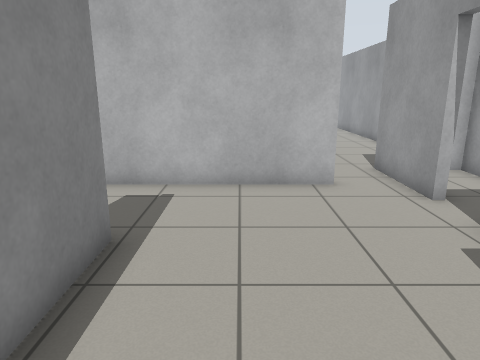
view 1 (above)

18 first-person views from a walk through a Gazebo world. The camera is 1.2 m above the floor, tilts 14° down and sees 70° across. Floor lines are 1 m apart. The floor is counted in squares, 0.5 m on a side. Each view is taken from the middle of a square. On the plan, view 1 faces up. The plan holds only what a view shows up to about 20 squares ahead; the rest is blank. Simple patterns stand in for the simulator's built-in surfaces.

view 2
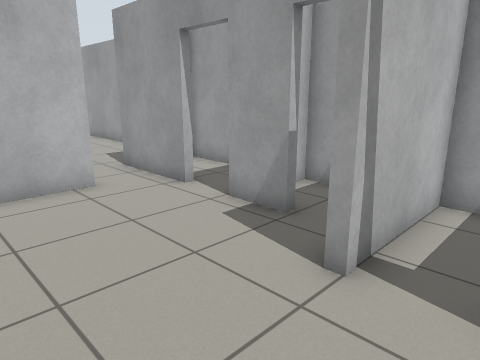

view 3
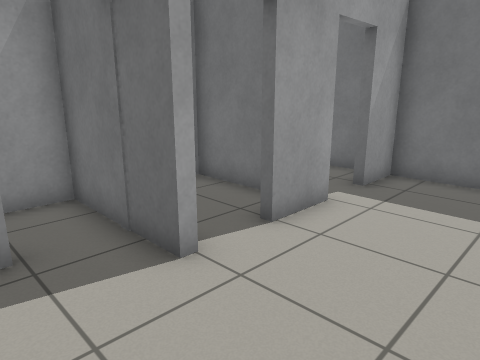

view 4
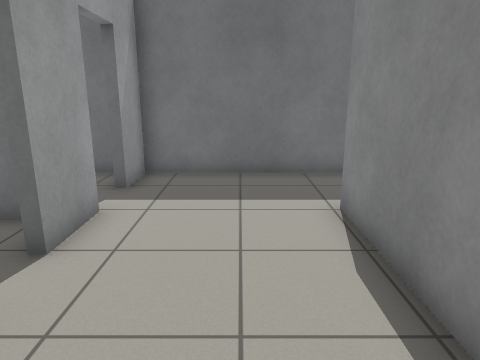

view 5
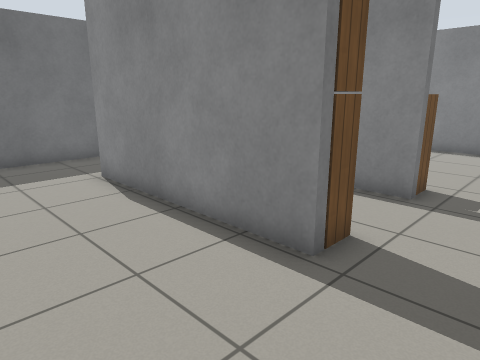

view 6
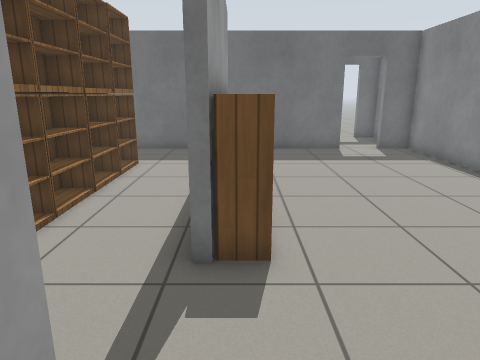

view 7
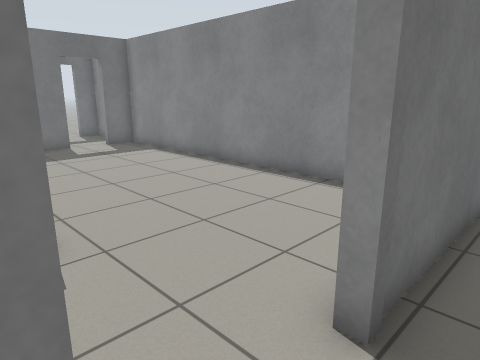

view 8
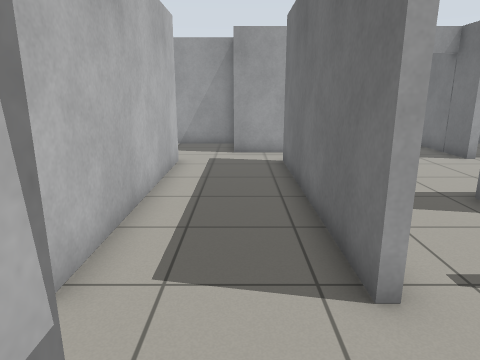

view 9
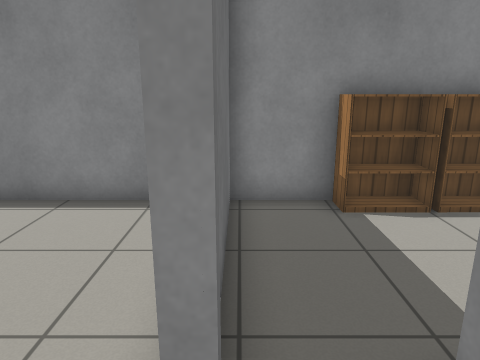

view 10
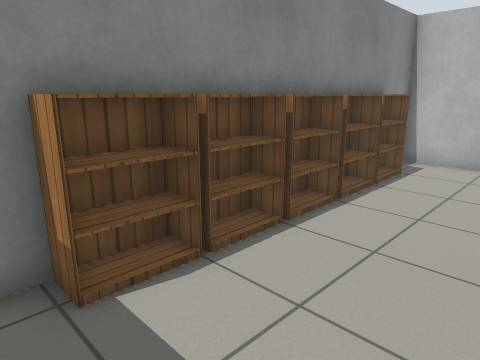

view 11
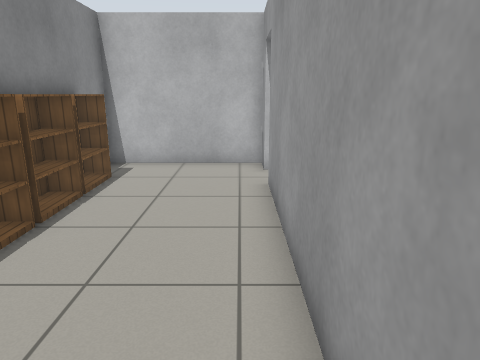

view 12
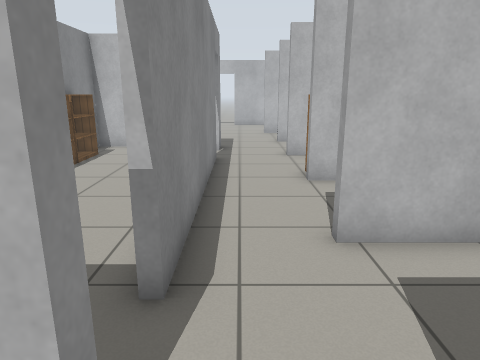

view 13
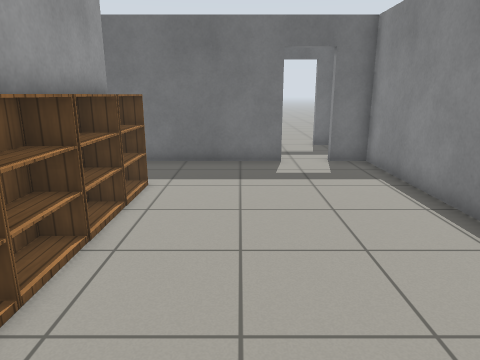

view 14
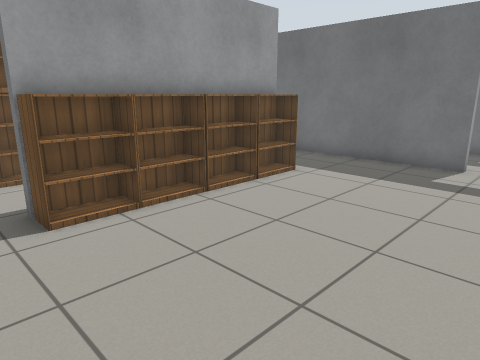

view 15
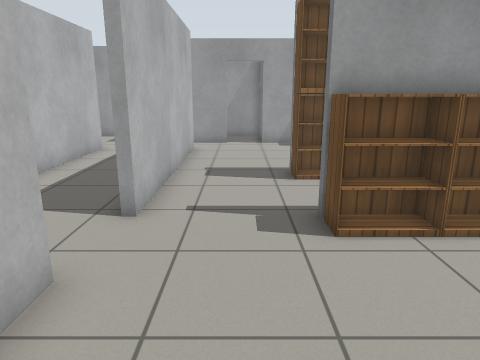

view 16
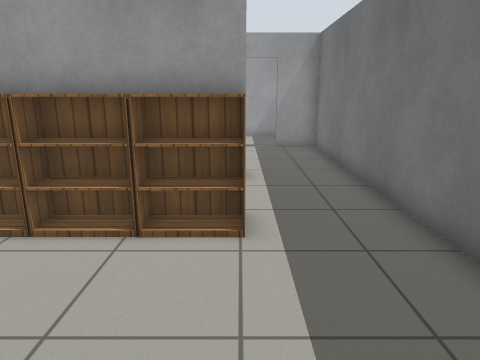

view 17
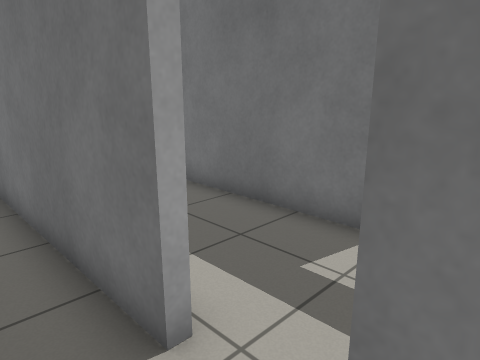

view 18
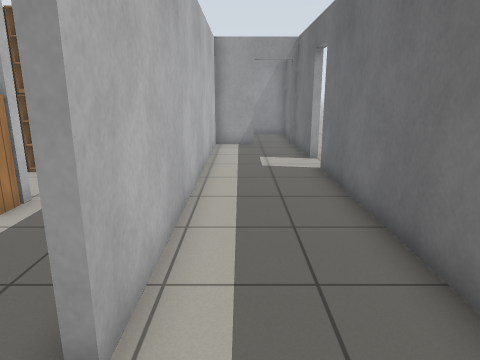

### Floor plan
Ten units are one square. View 1 is at (0, 0); x grows to the right and y downward. Boxes are objects, and circles mark ways between rooms. Rooms are numbered by the first view taken in them; rooms with no view inside come last. Other rooms are left out.
<svg viewBox="-152 -247 229 352">
<path fill="none" stroke="#000" d="M30 -20 30 -23 50 -23M45 -41 45 -58M30 20 30 -2M-22 -55 -22 21M45 -76 45 -86M26 -91 -24 -91M-25 55 30 55 30 37M26 -133 -65 -133M-64 -91 -64 -94 26 -94M-89 -98 -89 -95M45 -86 45 -114M-89 -146 -89 -116M72 -113 72 -153M-92 -129 -92 -212M-92 -230 -92 -242 -147 -242 -147 -98 -89 -98M-66 21 -66 -55M-147 -80 -147 55 -133 55M-115 55 -65 55M-89 -95 -99 -95M-9 97 30 97M-115 97 -26 97M-147 89 -147 97 -136 97M30 78 30 58 -115 58M45 -58 72 -58 72 -110M50 -23 72 -23 72 -55"/>
<rect x="-145" y="-145" width="10" height="30" fill="#bbb"><title>bookshelf</title></rect>
<rect x="-145" y="-165" width="10" height="20" fill="#bbb"><title>bookshelf</title></rect>
<rect x="-145" y="-185" width="10" height="20" fill="#bbb"><title>bookshelf</title></rect>
<rect x="-145" y="-205" width="10" height="20" fill="#bbb"><title>bookshelf</title></rect>
<rect x="-145" y="-225" width="10" height="20" fill="#bbb"><title>bookshelf</title></rect>
<rect x="-75" y="-5" width="10" height="30" fill="#bbb"><title>bookshelf</title></rect>
<rect x="-75" y="-15" width="10" height="10" fill="#bbb"><title>bookshelf</title></rect>
<rect x="-75" y="-35" width="10" height="20" fill="#bbb"><title>bookshelf</title></rect>
<rect x="-75" y="-55" width="10" height="20" fill="#bbb"><title>bookshelf</title></rect>
<circle cx="30" cy="-90" r="3" fill="#2a7"/>
<circle cx="50" cy="-65" r="3" fill="#2a7"/>
<circle cx="50" cy="-35" r="3" fill="#2a7"/>
<circle cx="-90" cy="-105" r="3" fill="#2a7"/>
<circle cx="-75" cy="-90" r="3" fill="#2a7"/>
<circle cx="-125" cy="60" r="3" fill="#2a7"/>
<text x="10" y="-20">1</text>
<text x="-20" y="-120">2</text>
<text x="-120" y="-170">3</text>
<text x="-110" y="-20">4</text>
<text x="-60" y="80">5</text>
<text x="60" y="-90">6</text>
<text x="60" y="-40">7</text>
</svg>
Room 1 opens to room 2. Room 1 opens to room 6. Room 1 opens to room 7. Room 2 opens to room 3. Room 2 opens to room 4. Room 4 opens to room 5.

Where each view was taken, in squares from view 1:
view 1: 0 up, 0 right, facing up
view 2: 0 up, 1 left, facing up-right
view 3: 5 up, 1 left, facing down-right
view 4: 5 up, 0 right, facing down
view 5: 8 up, 2 right, facing down-left
view 6: 10 up, 7 left, facing down
view 7: 11 up, 6 left, facing down-left
view 8: 11 up, 10 left, facing right
view 9: 10 up, 7 left, facing left
view 10: 11 up, 10 left, facing up-left
view 11: 12 up, 10 left, facing up
view 12: 8 up, 8 left, facing up
view 13: 7 up, 10 left, facing down
view 14: 7 up, 14 left, facing down-right
view 15: 7 up, 13 left, facing right
view 16: 2 down, 13 left, facing right
view 17: 4 down, 14 left, facing down-right
view 18: 7 down, 14 left, facing right
